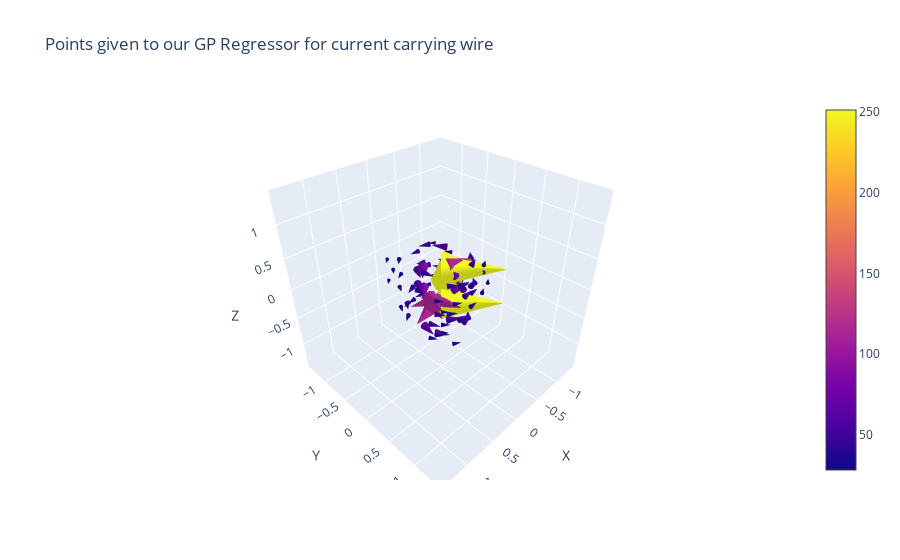

Notebook cell for this chart:
### Code cell
sampled_outputs_wire = sample_field(outputs_wire, n_samples=100)
plotter(sampled_outputs_wire, 
        title = 'Points given to our GP Regressor for current carrying wire')
